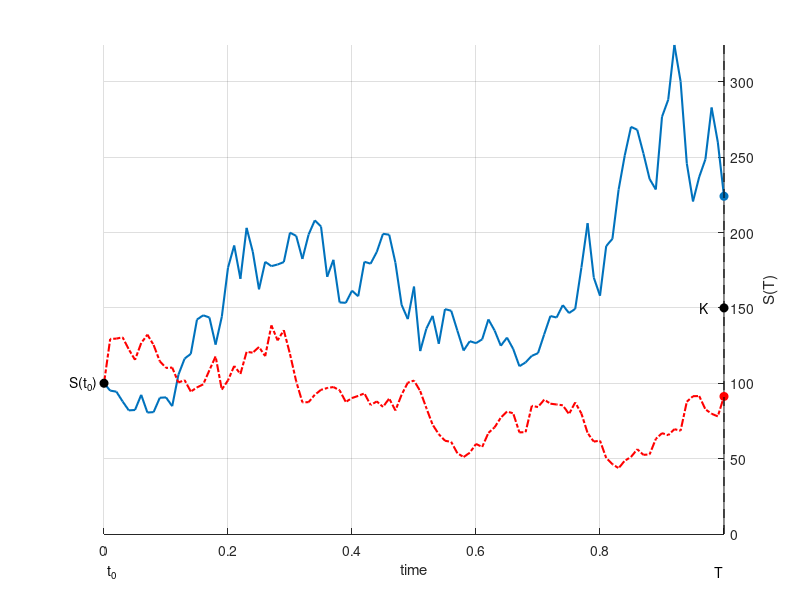
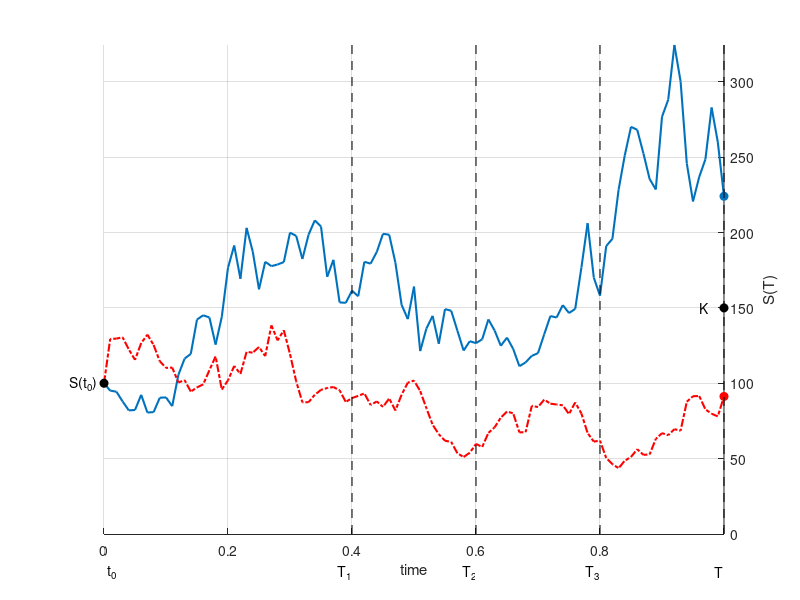

The MATLAB source for these figures, in order:
function PathsAndPayoff
clc;close all;

% Parameter settings for GBM process

S0        = 100;
NoOfPaths = 2;
NoOfSteps = 100;
r         = 0.05;
sigma     = 1;
T         = 1;
dt        = T/NoOfSteps;
X         = zeros(NoOfPaths,NoOfSteps);
X(:,1)    = log(S0);

randn('seed',43) 
Z=random('normal',0,1,[NoOfPaths,NoOfSteps]);

% Simulation of GBM process

for i=1:NoOfSteps
   X(:,i+1) = X(:,i) + (r-0.5*sigma^2)*dt + sigma* sqrt(dt)*Z(:,i);
end
S    = exp(X);
x= 0:dt:T;

%% First figure

figure1 = figure;
axes1 = axes('Parent',figure1);
hold(axes1,'on');
%plot(x,S(:,:),'linewidth',1.5)
plot(x,S(1,:),'linewidth',1.5)
plot(x,S(2,:),'linewidth',1.5,'linestyle','-.','color',[1,0,0])
xlabel('time')
set(axes1,'XAxisLocation','origin','YAxisLocation','right');
ylabel('S(T)')
%title('Two random paths')
%set(axes1,'XTick',zeros(1,0));
%set(axes1,'YTick',zeros(1,0));
coef = 1.5;
text(-0.01,S0,'S(t_0)','HorizontalAlignment','right')
plot(0,S0,'MarkerFaceColor',[0 0 0],'MarkerEdgeColor',[0 0 0],'Marker','o',...
    'LineStyle','none',...
    'Color',[0 0 0])
plot(T,S0*coef,'MarkerFaceColor',[0 0 0],'MarkerEdgeColor',[0 0 0],'Marker','o',...
    'LineStyle','none',...
    'Color',[0 0 0])
plot(T,S(1,end),'MarkerFaceColor',[0 0.45 0.74],'MarkerEdgeColor',[0 0.45 0.74],'Marker','o',...
    'LineStyle','none',...
    'Color',[0 0.45 0.74])
plot(T,S(2,end),'MarkerFaceColor',[1 0 0],'MarkerEdgeColor',[1 0 0],'Marker','o',...
    'LineStyle','none',...
    'Color',[1 0 0])
text(T*0.96,S0*coef,'K','HorizontalAlignment','left')
axis([0,T,0,max(max(S))])
plot([T,T],[0,max(max(S))],'Linewidth',0.75,'color',[0,0,0],'LineStyle','--')
text(0.02,-25,'t_0','HorizontalAlignment','right')
text(T,-25,'T','HorizontalAlignment','right')
grid on

%% Second figure

figure1 = figure;
axes1 = axes('Parent',figure1);
hold(axes1,'on');
%plot(x,S(:,:),'linewidth',1.5)
plot(x,S(1,:),'linewidth',1.5)
plot(x,S(2,:),'linewidth',1.5,'linestyle','-.','color',[1,0,0])
xlabel('time')
set(axes1,'XAxisLocation','origin','YAxisLocation','right');
ylabel('S(T)')
%title('Two random paths')
%set(axes1,'XTick',zeros(1,0));
%set(axes1,'YTick',zeros(1,0));
coef = 1.5;
text(-0.01,S0,'S(t_0)','HorizontalAlignment','right')
plot(0,S0,'MarkerFaceColor',[0 0 0],'MarkerEdgeColor',[0 0 0],'Marker','o',...
    'LineStyle','none',...
    'Color',[0 0 0])
plot(T,S0*coef,'MarkerFaceColor',[0 0 0],'MarkerEdgeColor',[0 0 0],'Marker','o',...
    'LineStyle','none',...
    'Color',[0 0 0])
plot(T,S(1,end),'MarkerFaceColor',[0 0.45 0.74],'MarkerEdgeColor',[0 0.45 0.74],'Marker','o',...
    'LineStyle','none',...
    'Color',[0 0.45 0.74])
plot(T,S(2,end),'MarkerFaceColor',[1 0 0],'MarkerEdgeColor',[1 0 0],'Marker','o',...
    'LineStyle','none',...
    'Color',[1 0 0])
text(T*0.96,S0*coef,'K','HorizontalAlignment','left')
axis([0,T,0,max(max(S))])

plot([T*0.8,T*0.8],[0,max(max(S))],'Linewidth',0.75,'color',[0,0,0],'LineStyle','--')
plot([T*0.6,T*0.6],[0,max(max(S))],'Linewidth',0.75,'color',[0,0,0],'LineStyle','--')
plot([T*0.4,T*0.4],[0,max(max(S))],'Linewidth',0.75,'color',[0,0,0],'LineStyle','--')
plot([T,T],[0,max(max(S))],'Linewidth',0.75,'color',[0,0,0],'LineStyle','--')
text(T*0.4,-25,'T_1','HorizontalAlignment','right')
text(T*0.6,-25,'T_2','HorizontalAlignment','right')
text(T*0.8,-25,'T_3','HorizontalAlignment','right')
text(0.02,-25,'t_0','HorizontalAlignment','right')
text(T,-25,'T','HorizontalAlignment','right')
grid on
